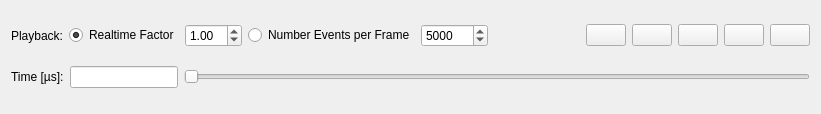
<?xml version="1.0" encoding="UTF-8"?>
<ui version="4.0">
 <class>VideoControls</class>
 <widget class="QWidget" name="VideoControls">
  <property name="geometry">
   <rect>
    <x>0</x>
    <y>0</y>
    <width>821</width>
    <height>114</height>
   </rect>
  </property>
  <property name="sizePolicy">
   <sizepolicy hsizetype="Preferred" vsizetype="Fixed">
    <horstretch>0</horstretch>
    <verstretch>0</verstretch>
   </sizepolicy>
  </property>
  <property name="windowTitle">
   <string>Form</string>
  </property>
  <layout class="QVBoxLayout" name="verticalLayout">
   <item>
    <layout class="QHBoxLayout" name="horizontalLayout">
     <item>
      <widget class="QLabel" name="label">
       <property name="text">
        <string>Playback:</string>
       </property>
      </widget>
     </item>
     <item>
      <widget class="QRadioButton" name="radioButtonTime">
       <property name="text">
        <string>Realtime Factor</string>
       </property>
       <property name="checked">
        <bool>true</bool>
       </property>
      </widget>
     </item>
     <item>
      <widget class="QDoubleSpinBox" name="doubleSpinBoxSpeed">
       <property name="toolTip">
        <string>Play speed</string>
       </property>
       <property name="minimum">
        <double>0.010000000000000</double>
       </property>
       <property name="maximum">
        <double>10.000000000000000</double>
       </property>
       <property name="singleStep">
        <double>0.050000000000000</double>
       </property>
       <property name="value">
        <double>1.000000000000000</double>
       </property>
      </widget>
     </item>
     <item>
      <widget class="QRadioButton" name="radioButtonRate">
       <property name="toolTip">
        <string>Polarity events / second</string>
       </property>
       <property name="text">
        <string>Number Events per Frame</string>
       </property>
      </widget>
     </item>
     <item>
      <widget class="QSpinBox" name="spinBoxEventsPerFrame">
       <property name="toolTip">
        <string>Polarity events / second</string>
       </property>
       <property name="minimum">
        <number>1</number>
       </property>
       <property name="maximum">
        <number>1000000</number>
       </property>
       <property name="singleStep">
        <number>1000</number>
       </property>
       <property name="value">
        <number>5000</number>
       </property>
      </widget>
     </item>
     <item>
      <spacer name="horizontalSpacer">
       <property name="orientation">
        <enum>Qt::Horizontal</enum>
       </property>
       <property name="sizeHint" stdset="0">
        <size>
         <width>40</width>
         <height>20</height>
        </size>
       </property>
      </spacer>
     </item>
     <item>
      <widget class="QPushButton" name="pushButtonRepeat">
       <property name="text">
        <string/>
       </property>
       <property name="icon">
        <iconset resource="ui/icons/icons.qrc">
         <normaloff>:/media-playlist-repeat.svg</normaloff>:/media-playlist-repeat.svg</iconset>
       </property>
       <property name="iconSize">
        <size>
         <width>22</width>
         <height>22</height>
        </size>
       </property>
       <property name="checkable">
        <bool>true</bool>
       </property>
      </widget>
     </item>
     <item>
      <widget class="QPushButton" name="pushButtonBackward">
       <property name="text">
        <string/>
       </property>
       <property name="icon">
        <iconset resource="ui/icons/icons.qrc">
         <normaloff>:/media-seek-backward.svg</normaloff>:/media-seek-backward.svg</iconset>
       </property>
       <property name="iconSize">
        <size>
         <width>22</width>
         <height>22</height>
        </size>
       </property>
      </widget>
     </item>
     <item>
      <widget class="QPushButton" name="pushButtonPlay">
       <property name="text">
        <string/>
       </property>
       <property name="icon">
        <iconset resource="ui/icons/icons.qrc">
         <normaloff>:/media-playback-start.svg</normaloff>
         <normalon>:/media-playback-pause.svg</normalon>:/media-playback-start.svg</iconset>
       </property>
       <property name="iconSize">
        <size>
         <width>22</width>
         <height>22</height>
        </size>
       </property>
       <property name="checkable">
        <bool>true</bool>
       </property>
      </widget>
     </item>
     <item>
      <widget class="QPushButton" name="pushButtonForward">
       <property name="text">
        <string/>
       </property>
       <property name="icon">
        <iconset resource="ui/icons/icons.qrc">
         <normaloff>:/media-seek-forward.svg</normaloff>:/media-seek-forward.svg</iconset>
       </property>
       <property name="iconSize">
        <size>
         <width>22</width>
         <height>22</height>
        </size>
       </property>
      </widget>
     </item>
     <item>
      <widget class="QPushButton" name="pushButtonStop">
       <property name="text">
        <string/>
       </property>
       <property name="icon">
        <iconset resource="ui/icons/icons.qrc">
         <normaloff>:/media-playback-stop.svg</normaloff>:/media-playback-stop.svg</iconset>
       </property>
       <property name="iconSize">
        <size>
         <width>22</width>
         <height>22</height>
        </size>
       </property>
      </widget>
     </item>
    </layout>
   </item>
   <item>
    <layout class="QHBoxLayout" name="horizontalLayout_2">
     <item>
      <widget class="QLabel" name="labelTime">
       <property name="text">
        <string>Time [µs]:</string>
       </property>
      </widget>
     </item>
     <item>
      <widget class="QLineEdit" name="lineEditTime">
       <property name="sizePolicy">
        <sizepolicy hsizetype="Fixed" vsizetype="Fixed">
         <horstretch>0</horstretch>
         <verstretch>0</verstretch>
        </sizepolicy>
       </property>
      </widget>
     </item>
     <item>
      <widget class="QSlider" name="horizontalSliderProgress">
       <property name="maximum">
        <number>100</number>
       </property>
       <property name="orientation">
        <enum>Qt::Horizontal</enum>
       </property>
      </widget>
     </item>
    </layout>
   </item>
  </layout>
 </widget>
 <resources>
  <include location="ui/icons/icons.qrc"/>
 </resources>
 <connections/>
</ui>
